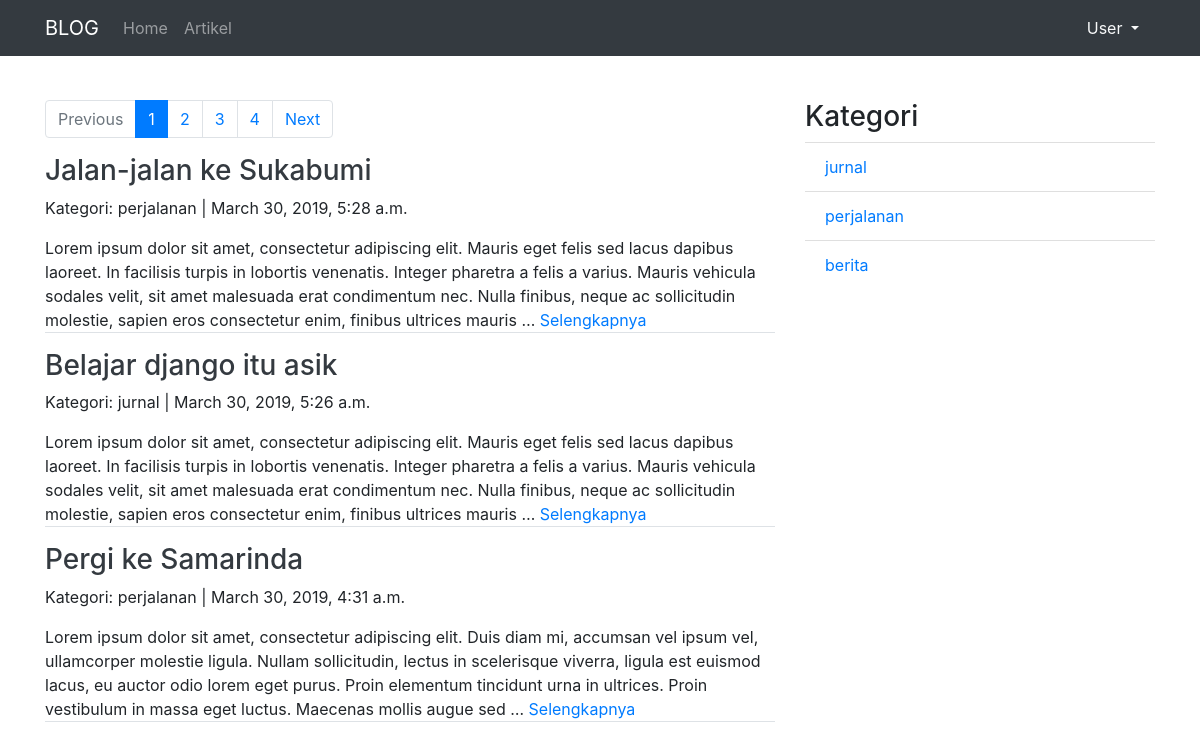
Page /artikel/1 on the committed database.
### artikel/models.py (models this page shows, shortened)
class Artikel(models.Model):
	judul		= models.CharField(max_length=255)
	isi 		= models.TextField()
	kategori 	= models.CharField(max_length=255)
	published	= models.DateTimeField(auto_now_add=True)
	updated 	= models.DateTimeField(auto_now=True)
	slug		= models.SlugField(blank=True, editable=False)

### artikel/views.py (the view)
# urls.py: url(r'^(?P<page>\d+)$', ArtikelListView.as_view(), name='list'),
class ArtikelListView(ListView):
    model = Artikel
    template_name = "artikel/artikel_list.html"
    context_object_name = 'artikel_list'
    ordering = ['-published']
    paginate_by = 3
    def get_context_data(self,*args,**kwargs):
    	kategori_list = self.model.objects.values_list('kategori', flat=True).distinct()
    	self.kwargs.update({'kategori_list':kategori_list})
    	kwargs = self.kwargs
    	return super().get_context_data(*args,**kwargs)

### artikel/templates/artikel/artikel_list.html (shortened to what this page needs)
{% extends "base.html" %}
{% block contents %}
<div class="row">
	<div class="col-md-8">
		{% if is_paginated %}
			<nav aria-label="artikelPage">
			  <ul class="pagination">
			    {% if page_obj.has_previous %}
			    	<li class="page-item">
				      <a class="page-link" href="{% url 'artikel:list' page_obj.previous_page_number%}">Previous</a>
				    </li>
				{% else %}
					<li class="page-item disabled">
				      <a class="page-link" href="#" tabindex="-1" aria-disabled="true">Previous</a>
				    </li>
			    {% endif %}
			    {% for page in paginator.page_range %}
			    	{% if page is page_obj.number %}
			    	<li class="page-item active" aria-current="page">
			    		<span class="page-link" href="#">{{page}}<span class="sr-only">(current)</span></span>
			    	</li>
			    	{% else %}
			    	<li class="page-item">
			    		<a class="page-link" href="{% url 'artikel:list' page %}">{{page}}</a>
			    	</li>
			    	{% endif %}
			    {% endfor %}
			    {% if page_obj.has_next %}
			    	<li class="page-item">
				      <a class="page-link" href="{% url 'artikel:list' page_obj.next_page_number%}">Next</a>
				    </li>
				{% else %}
					<li class="page-item disabled">
				      <a class="page-link" href="#" tabindex="-1" aria-disabled="true">Next</a>
				    </li>
			    {% endif %}
			  </ul>
			</nav>
			{% endif %}
			{% for artikel in artikel_list %}
				<h3><a class="text-dark" href="{% url 'artikel:detail' artikel.slug %}">{{artikel.judul}}</a></h3>
				<p>Kategori: {{artikel.kategori}} | {{artikel.published}}</p>
				<p class="border-bottom">{{artikel.isi|truncatewords:50}} <a href="{% url 'artikel:detail' artikel.slug %}">Selengkapnya</a></p>
			{% endfor %}
	</div>
	<div class="col-sm">
		<h3>Kategori</h3>
		<ul class="list-group list-group-flush">
		  	{% for kategori in kategori_list %}
		  		<li class="list-group-item"><a href="{% url 'artikel:category' kategori 1 %}">{{kategori}}</a></li>
		  	{% endfor %}
		</ul>
	</div>
</div>
{% endblock contents %}

### rows in the picture
Artikel: judul "Jalan-jalan ke Sukabumi", kategori "perjalanan", published "March 30, 2019, 5:28 a.m.", isi "Lorem ipsum dolor sit amet, consectetur adipiscing elit. Mauris eget felis sed lacus dapibus laoreet. In facilisis turpis in lobortis venenatis. Integer pharetra a felis a varius. Mauris vehicula sodales velit, sit amet malesuada erat condimentum nec. Nulla finibus, neque ac sollicitudin molestie, sapien eros consectetur enim, finibus ultrices mauris …"
Artikel: judul "Belajar django itu asik", kategori "jurnal", published "March 30, 2019, 5:26 a.m.", isi "Lorem ipsum dolor sit amet, consectetur adipiscing elit. Mauris eget felis sed lacus dapibus laoreet. In facilisis turpis in lobortis venenatis. Integer pharetra a felis a varius. Mauris vehicula sodales velit, sit amet malesuada erat condimentum nec. Nulla finibus, neque ac sollicitudin molestie, sapien eros consectetur enim, finibus ultrices mauris …"
Artikel: judul "Pergi ke Samarinda", kategori "perjalanan", published "March 30, 2019, 4:31 a.m.", isi "Lorem ipsum dolor sit amet, consectetur adipiscing elit. Duis diam mi, accumsan vel ipsum vel, ullamcorper molestie ligula. Nullam sollicitudin, lectus in scelerisque viverra, ligula est euismod lacus, eu auctor odio lorem eget purus. Proin elementum tincidunt urna in ultrices. Proin vestibulum in massa eget luctus. Maecenas mollis augue sed …"

### other values in the picture
{{ page }} "1"
{{ page }} "2" "3" "4"
{{ kategori }} "jurnal" "perjalanan" "berita"
